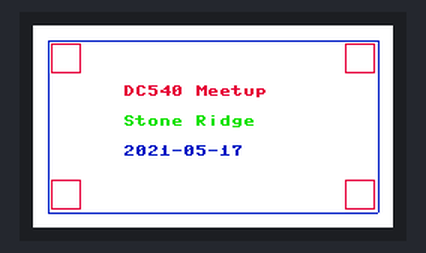
A program run on a simulated Raspberry Pi Pico running MicroPython. On the bench: 240×135 colour display.

Above: at 0.1 s.

The program:

pico-lcd-custom.py
```python
from machine import Pin,SPI,PWM
import framebuf
import time

BL = 13
DC = 8
RST = 12
MOSI = 11
SCK = 10
CS = 9


class LCD_1inch14(framebuf.FrameBuffer):
    def __init__(self):
        self.width = 240
        self.height = 135

        self.cs = Pin(CS,Pin.OUT)
        self.rst = Pin(RST,Pin.OUT)

        self.cs(1)
        self.spi = SPI(1)
        self.spi = SPI(1,1000_000)
        self.spi = SPI(1,10000_000,polarity=0, phase=0,sck=Pin(SCK),mosi=Pin(MOSI),miso=None)
        self.dc = Pin(DC,Pin.OUT)
        self.dc(1)
        self.buffer = bytearray(self.height * self.width * 2)
        super().__init__(self.buffer, self.width, self.height, framebuf.RGB565)
        self.init_display()

        self.red   =   0x07E0
        self.green =   0x001f
        self.blue  =   0xf800
        self.white =   0xffff
        self.black =   0x0000

    def write_cmd(self, cmd):
        self.cs(1)
        self.dc(0)
        self.cs(0)
        self.spi.write(bytearray([cmd]))
        self.cs(1)

    def write_data(self, buf):
        self.cs(1)
        self.dc(1)
        self.cs(0)
        self.spi.write(bytearray([buf]))
        self.cs(1)

    def init_display(self):
        """Initialize dispaly"""
        self.rst(1)
        self.rst(0)
        self.rst(1)

        self.write_cmd(0x36)
        self.write_data(0x70)

        self.write_cmd(0x3A)
        self.write_data(0x05)

        self.write_cmd(0xB2)
        self.write_data(0x0C)
        self.write_data(0x0C)
        self.write_data(0x00)
        self.write_data(0x33)
        self.write_data(0x33)

        self.write_cmd(0xB7)
        self.write_data(0x35)

        self.write_cmd(0xBB)
        self.write_data(0x19)

        self.write_cmd(0xC0)
        self.write_data(0x2C)

        self.write_cmd(0xC2)
        self.write_data(0x01)

        self.write_cmd(0xC3)
        self.write_data(0x12)

        self.write_cmd(0xC4)
        self.write_data(0x20)

        self.write_cmd(0xC6)
        self.write_data(0x0F)

        self.write_cmd(0xD0)
        self.write_data(0xA4)
        self.write_data(0xA1)

        self.write_cmd(0xE0)
        self.write_data(0xD0)
        self.write_data(0x04)
        self.write_data(0x0D)
        self.write_data(0x11)
        self.write_data(0x13)
        self.write_data(0x2B)
        self.write_data(0x3F)
        self.write_data(0x54)
        self.write_data(0x4C)
        self.write_data(0x18)
        self.write_data(0x0D)
        self.write_data(0x0B)
        self.write_data(0x1F)
        self.write_data(0x23)

        self.write_cmd(0xE1)
        self.write_data(0xD0)
        self.write_data(0x04)
        self.write_data(0x0C)
        self.write_data(0x11)
        self.write_data(0x13)
        self.write_data(0x2C)
        self.write_data(0x3F)
        self.write_data(0x44)
        self.write_data(0x51)
        self.write_data(0x2F)
        self.write_data(0x1F)
        self.write_data(0x1F)
        self.write_data(0x20)
        self.write_data(0x23)

        self.write_cmd(0x21)

        self.write_cmd(0x11)

        self.write_cmd(0x29)

    def show(self):
        self.write_cmd(0x2A)
        self.write_data(0x00)
        self.write_data(0x28)
        self.write_data(0x01)
        self.write_data(0x17)

        self.write_cmd(0x2B)
        self.write_data(0x00)
        self.write_data(0x35)
        self.write_data(0x00)
        self.write_data(0xBB)

        self.write_cmd(0x2C)

        self.cs(1)
        self.dc(1)
        self.cs(0)
        self.spi.write(self.buffer)
        self.cs(1)

if __name__=='__main__':
    pwm = PWM(Pin(BL))
    pwm.freq(1000)
    pwm.duty_u16(32768)#max 65535

    LCD = LCD_1inch14()
    #color BRG
    LCD.fill(LCD.white)

    LCD.show()
    LCD.text("DC540 Meetup",60,40,LCD.red)
    LCD.text("Stone Ridge",60,60,LCD.green)
    LCD.text("2021-05-17",60,80,LCD.blue)


    LCD.hline(10,10,220,LCD.blue)
    LCD.hline(10,125,220,LCD.blue)
    LCD.vline(10,10,115,LCD.blue)
    LCD.vline(230,10,115,LCD.blue)


    LCD.rect(12,12,20,20,LCD.red)
    LCD.rect(12,103,20,20,LCD.red)
    LCD.rect(208,12,20,20,LCD.red)
    LCD.rect(208,103,20,20,LCD.red)

    LCD.show()
    key0 = Pin(15,Pin.IN)
    key1 = Pin(17,Pin.IN)
    key2 = Pin(2 ,Pin.IN)
    key3 = Pin(3 ,Pin.IN)
    while(1):
        if(key0.value() == 0):
            LCD.fill_rect(12,12,20,20,LCD.red)
            LCD.fill_rect(60,100,128,8,LCD.white)
            LCD.text("Cut the shit",60,100,LCD.red)
        else :
            LCD.fill_rect(12,12,20,20,LCD.white)
            LCD.rect(12,12,20,20,LCD.red)

        if(key1.value() == 0):
            LCD.fill_rect(12,103,20,20,LCD.red)
            LCD.fill_rect(60,100,128,8,LCD.white)
            LCD.text("no more key1 plz",60,100,LCD.blue)
        else :
            LCD.fill_rect(12,103,20,20,LCD.white)
            LCD.rect(12,103,20,20,LCD.red)

        if(key2.value() == 0):
            LCD.fill_rect(208,12,20,20,LCD.red)
            LCD.fill_rect(60,100,128,8,LCD.white)
            LCD.text("Are you on dope?",60,100,LCD.green)
        else :
            LCD.fill_rect(208,12,20,20,LCD.white)
            LCD.rect(208,12,20,20,LCD.red)

        if(key3.value() == 0):
            LCD.fill_rect(208,103,20,20,LCD.red)
            LCD.fill_rect(60,100,128,8,LCD.white)
            LCD.text("Your fly is open",60,100,LCD.black)
        else :
            LCD.fill_rect(208,103,20,20,LCD.white)
            LCD.rect(208,103,20,20,LCD.red)


        LCD.show()
    time.sleep(1)
    LCD.fill(0xFFFF)
```
